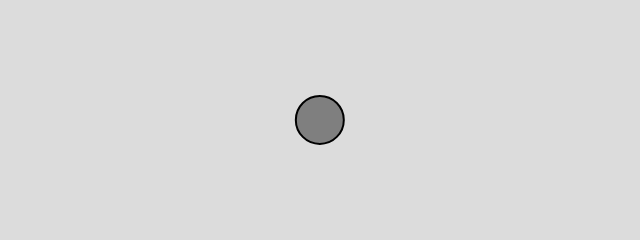
Frame 1 (no input)
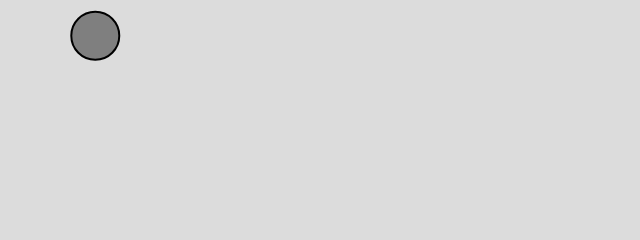
Frame 60 (no input)
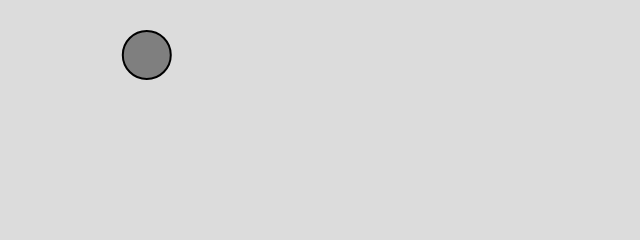
Frame 120 (the mouse pressed at the canvas centre since frame 60)

The p5.js sketch that drew these frames (run headless with seeded random() and noise() and a simulated clock; from frame 60 on, the mouse is pressed at the canvas centre):

// p5.js sketch
// ── sketch.js
let mover;

function setup() {
  createCanvas(640, 240);
  mover = new Mover();
}

function draw() {
  background(220);

  mover.update();
  mover.show();
}

// ── mover.js
class Mover {
  constructor() {
    this.pos = createVector(width / 2, height / 2);
    this.vel = createVector();
    this.acc = createVector();
    this.limit = 5;
  }

  update() {
    let mouse = createVector(mouseX, mouseY);
    // find direction
    let dir = p5.Vector.sub(mouse, this.pos);

    // normalize
    dir.normalize();

    // scale
    dir.mult(0.2);

    // OR we have function for normalize + mult
    // dir.setMag(0.2);

    // accelerate
    this.acc = dir;

    this.vel.add(this.acc);
    this.vel.limit(this.limit);
    this.pos.add(this.vel);
  }

  show() {
    stroke(0);
    strokeWeight(2);
    fill(127);
    circle(this.pos.x, this.pos.y, 48);
  }
}
